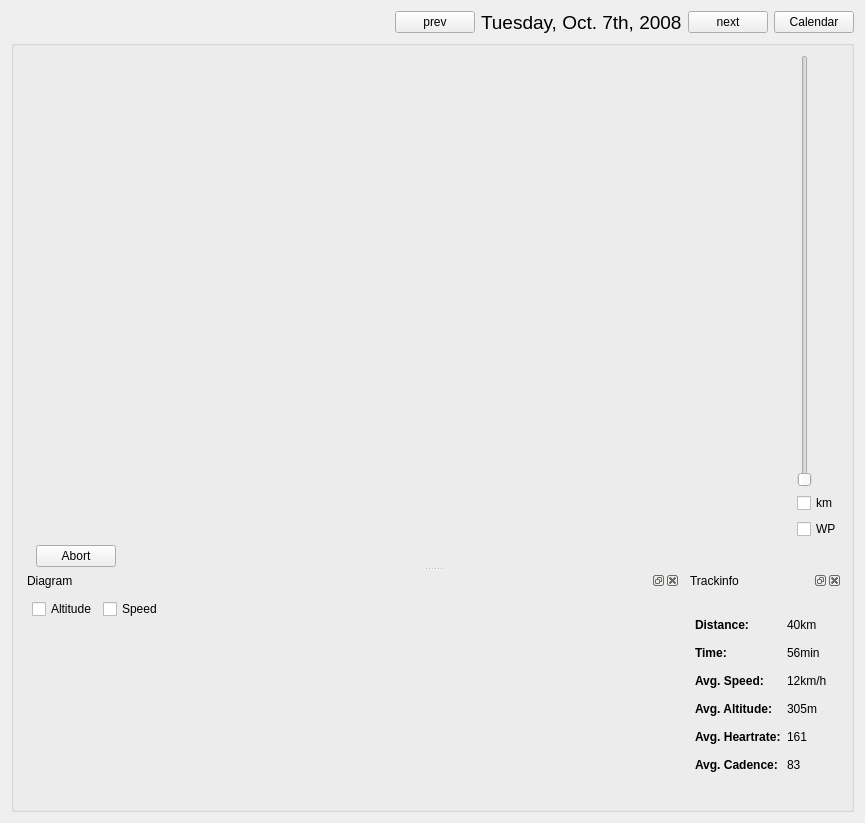
       <widget class="QWidget" name="layoutWidget" >
        <layout class="QVBoxLayout" name="verticalLayout_16" >
         <item>
          <layout class="QHBoxLayout" name="horizontalLayout_7" >
           <item>
            <spacer name="horizontalSpacer_9" >
             <property name="orientation" >
              <enum>Qt::Horizontal</enum>
             </property>
             <property name="sizeType" >
              <enum>QSizePolicy::Expanding</enum>
             </property>
             <property name="sizeHint" stdset="0" >
              <size>
               <width>48</width>
               <height>22</height>
              </size>
             </property>
            </spacer>
           </item>
           <item>
            <widget class="QLabel" name="headlineLable" >
             <property name="font" >
              <font>
               <pointsize>15</pointsize>
              </font>
             </property>
             <property name="text" >
              <string/>
             </property>
            </widget>
           </item>
           <item>
            <spacer name="horizontalSpacer_11" >
             <property name="orientation" >
              <enum>Qt::Horizontal</enum>
             </property>
             <property name="sizeType" >
              <enum>QSizePolicy::Expanding</enum>
             </property>
             <property name="sizeHint" stdset="0" >
              <size>
               <width>48</width>
               <height>22</height>
              </size>
             </property>
            </spacer>
           </item>
           <item>
            <widget class="QPushButton" name="mPrevDayButton" >
             <property name="text" >
              <string>prev</string>
             </property>
            </widget>
           </item>
           <item>
            <widget class="QLabel" name="mDateLabel" >
             <property name="font" >
              <font>
               <pointsize>14</pointsize>
              </font>
             </property>
             <property name="text" >
              <string>Tuesday, Oct. 7th, 2008</string>
             </property>
            </widget>
           </item>
           <item>
            <widget class="QPushButton" name="mNextDayButton" >
             <property name="text" >
              <string>next</string>
             </property>
            </widget>
           </item>
           <item>
            <widget class="QPushButton" name="mCalendarButton" >
             <property name="text" >
              <string>Calendar</string>
             </property>
            </widget>
           </item>
          </layout>
         </item>
         <item>
          <widget class="QGroupBox" name="groupBox" >
           <property name="sizePolicy" >
            <sizepolicy vsizetype="Expanding" hsizetype="Preferred" >
             <horstretch>0</horstretch>
             <verstretch>0</verstretch>
            </sizepolicy>
           </property>
           <property name="title" >
            <string/>
           </property>
           <layout class="QVBoxLayout" name="verticalLayout_15" >
            <item>
             <widget class="QSplitter" name="splitter" >
              <property name="orientation" >
               <enum>Qt::Vertical</enum>
              </property>
              <widget class="QWidget" name="layoutWidget" >
               <layout class="QVBoxLayout" name="verticalLayout_10" >
                <item>
                 <layout class="QVBoxLayout" name="verticalLayout_4" >
                  <item>
                   <layout class="QHBoxLayout" name="horizontalLayout_6" >
                    <item>
                     <layout class="QHBoxLayout" name="horizontalLayout_5" >
                      <item>
                       <spacer name="verticalSpacer_4" >
                        <property name="orientation" >
                         <enum>Qt::Vertical</enum>
                        </property>
                        <property name="sizeHint" stdset="0" >
                         <size>
                          <width>13</width>
                          <height>488</height>
                         </size>
                        </property>
                       </spacer>
                      </item>
                      <item>
                       <widget class="MapView" native="1" name="mapFrame" >
                        <property name="sizePolicy" >
                         <sizepolicy vsizetype="Expanding" hsizetype="Expanding" >
                          <horstretch>0</horstretch>
                          <verstretch>0</verstretch>
                         </sizepolicy>
                        </property>
                        <property name="minimumSize" >
                         <size>
                          <width>400</width>
                          <height>200</height>
                         </size>
                        </property>
                        <property name="lineWidth" stdset="0" >
                         <number>3</number>
                        </property>
                       </widget>
                      </item>
                     </layout>
                    </item>
                    <item>
                     <layout class="QVBoxLayout" name="verticalLayout_2" >
                      <item>
                       <widget class="QSlider" name="zoomSlider" >
                        <property name="minimum" >
                         <number>4</number>
                        </property>
                        <property name="maximum" >
                         <number>16</number>
                        </property>
                        <property name="pageStep" >
                         <number>1</number>
                        </property>
                        <property name="orientation" >
                         <enum>Qt::Vertical</enum>
                        </property>
                       </widget>
                      </item>
                      <item>
                       <layout class="QVBoxLayout" name="verticalLayout_3" >
                        <item>
                         <widget class="QCheckBox" name="checkBox" >
                          <property name="text" >
                           <string>km</string>
                          </property>
                         </widget>
                        </item>
                        <item>
                         <widget class="QCheckBox" name="checkBox_2" >
                          <property name="text" >
                           <string>WP</string>
                          </property>
                         </widget>
                        </item>
                       </layout>
                      </item>
                     </layout>
                    </item>
                   </layout>
                  </item>
                  <item>
                   <layout class="QHBoxLayout" name="horizontalLayout_4" >
                    <item>
                     <layout class="QHBoxLayout" name="horizontalLayout_3" >
                      <item>
                       <widget class="QLabel" name="loaderStatusLabel" >
                        <property name="text" >
                         <string/>
                        </property>
                       </widget>
                      </item>
                      <item>
                       <widget class="QPushButton" name="abortButton" >
                        <property name="text" >
                         <string>Abort</string>
                        </property>
                       </widget>
                      </item>
                     </layout>
                    </item>
                    <item>
                     <spacer name="horizontalSpacer_2" >
                      <property name="orientation" >
                       <enum>Qt::Horizontal</enum>
                      </property>
                      <property name="sizeHint" stdset="0" >
                       <size>
                        <width>378</width>
                        <height>20</height>
                       </size>
                      </property>
                     </spacer>
                    </item>
                   </layout>
                  </item>
                 </layout>
                </item>
                <item>
                 <spacer name="horizontalSpacer_8" >
                  <property name="orientation" >
                   <enum>Qt::Horizontal</enum>
                  </property>
                  <property name="sizeHint" stdset="0" >
                   <size>
                    <width>668</width>
                    <height>0</height>
                   </size>
                  </property>
                 </spacer>
                </item>
               </layout>
              </widget>
              <widget class="QWidget" name="layoutWidget" >
               <layout class="QHBoxLayout" name="horizontalLayout_12" >
                <item>
                 <widget class="QDockWidget" name="diagramDockWidget" >
                  <property name="windowTitle" >
                   <string>Diagram</string>
                  </property>
                  <widget class="QWidget" name="dockWidgetContents_2" >
                   <property name="geometry" >
                    <rect>
                     <x>4</x>
                     <y>22</y>
                     <width>367</width>
                     <height>205</height>
                    </rect>
                   </property>
                   <layout class="QVBoxLayout" name="verticalLayout_8" >
                    <item>
                     <layout class="QVBoxLayout" name="verticalLayout_7" >
                      <item>
                       <layout class="QHBoxLayout" name="horizontalLayout" >
                        <item>
                         <widget class="QCheckBox" name="altitudeCheckBox" >
                          <property name="text" >
                           <string>Altitude</string>
                          </property>
                         </widget>
                        </item>
                        <item>
                         <widget class="QCheckBox" name="speedCheckBox" >
                          <property name="text" >
                           <string>Speed</string>
                          </property>
                         </widget>
                        </item>
                        <item>
                         <spacer name="horizontalSpacer_7" >
                          <property name="orientation" >
                           <enum>Qt::Horizontal</enum>
                          </property>
                          <property name="sizeHint" stdset="0" >
                           <size>
                            <width>508</width>
                            <height>20</height>
                           </size>
                          </property>
                         </spacer>
                        </item>
                       </layout>
                      </item>
                      <item>
                       <widget class="QwtPlot" name="diagram" >
                        <property name="sizePolicy" >
                         <sizepolicy vsizetype="MinimumExpanding" hsizetype="MinimumExpanding" >
                          <horstretch>0</horstretch>
                          <verstretch>0</verstretch>
                         </sizepolicy>
                        </property>
                        <property name="minimumSize" >
                         <size>
                          <width>0</width>
                          <height>100</height>
                         </size>
                        </property>
                       </widget>
                      </item>
                     </layout>
                    </item>
                   </layout>
                  </widget>
                 </widget>
                </item>
                <item>
                 <widget class="QDockWidget" name="infoDockWidget" >
                  <property name="sizePolicy" >
                   <sizepolicy vsizetype="Preferred" hsizetype="Fixed" >
                    <horstretch>0</horstretch>
                    <verstretch>0</verstretch>
                   </sizepolicy>
                  </property>
                  <property name="maximumSize" >
                   <size>
                    <width>16777215</width>
                    <height>16777215</height>
                   </size>
                  </property>
                  <property name="features" >
                   <set>QDockWidget::AllDockWidgetFeatures</set>
                  </property>
                  <property name="windowTitle" >
                   <string>Trackinfo</string>
                  </property>
                  <widget class="QWidget" name="dockWidgetContents" >
                   <property name="geometry" >
                    <rect>
                     <x>4</x>
                     <y>22</y>
                     <width>148</width>
                     <height>205</height>
                    </rect>
                   </property>
                   <layout class="QVBoxLayout" name="verticalLayout_12" >
                    <item>
                     <layout class="QVBoxLayout" name="verticalLayout" >
                      <item>
                       <spacer name="verticalSpacer" >
                        <property name="orientation" >
                         <enum>Qt::Vertical</enum>
                        </property>
                        <property name="sizeType" >
                         <enum>QSizePolicy::Fixed</enum>
                        </property>
                        <property name="sizeHint" stdset="0" >
                         <size>
                          <width>138</width>
                          <height>15</height>
                         </size>
                        </property>
                       </spacer>
                      </item>
                      <item>
                       <layout class="QGridLayout" name="gridLayout" >
                        <item row="0" column="0" >
                         <widget class="QLabel" name="label_5" >
                          <property name="minimumSize" >
                           <size>
                            <width>0</width>
                            <height>22</height>
                           </size>
                          </property>
                          <property name="maximumSize" >
                           <size>
                            <width>16777215</width>
                            <height>22</height>
                           </size>
                          </property>
                          <property name="font" >
                           <font>
                            <weight>75</weight>
                            <bold>true</bold>
                           </font>
                          </property>
                          <property name="text" >
                           <string>Distance:</string>
                          </property>
                         </widget>
                        </item>
                        <item row="0" column="1" >
                         <widget class="QLabel" name="distanceLabel" >
                          <property name="minimumSize" >
                           <size>
                            <width>0</width>
                            <height>22</height>
                           </size>
                          </property>
                          <property name="maximumSize" >
                           <size>
                            <width>16777215</width>
                            <height>22</height>
                           </size>
                          </property>
                          <property name="text" >
                           <string>40km</string>
                          </property>
                         </widget>
                        </item>
                        <item row="1" column="0" >
                         <widget class="QLabel" name="label_7" >
                          <property name="minimumSize" >
                           <size>
                            <width>0</width>
                            <height>22</height>
                           </size>
                          </property>
                          <property name="maximumSize" >
                           <size>
                            <width>16777215</width>
                            <height>22</height>
                           </size>
                          </property>
                          <property name="font" >
                           <font>
                            <weight>75</weight>
                            <bold>true</bold>
                           </font>
                          </property>
                          <property name="text" >
                           <string>Time:</string>
                          </property>
                         </widget>
                        </item>
                        <item row="1" column="1" >
                         <widget class="QLabel" name="timeLabel" >
                          <property name="minimumSize" >
                           <size>
                            <width>0</width>
                            <height>22</height>
                           </size>
                          </property>
                          <property name="maximumSize" >
                           <size>
                            <width>16777215</width>
                            <height>22</height>
                           </size>
                          </property>
                          <property name="text" >
                           <string>56min</string>
                          </property>
                         </widget>
                        </item>
                        <item row="2" column="0" >
                         <widget class="QLabel" name="label_13" >
                          <property name="minimumSize" >
                           <size>
                            <width>0</width>
                            <height>22</height>
                           </size>
                          </property>
                          <property name="maximumSize" >
                           <size>
                            <width>16777215</width>
                            <height>22</height>
                           </size>
                          </property>
                          <property name="font" >
                           <font>
                            <weight>75</weight>
                            <bold>true</bold>
                           </font>
                          </property>
                          <property name="text" >
                           <string>Avg. Speed:</string>
                          </property>
                         </widget>
                        </item>
                        <item row="2" column="1" >
                         <widget class="QLabel" name="speedLabel" >
                          <property name="minimumSize" >
                           <size>
                            <width>0</width>
                            <height>22</height>
                           </size>
                          </property>
                          <property name="maximumSize" >
                           <size>
                            <width>16777215</width>
                            <height>22</height>
                           </size>
                          </property>
                          <property name="text" >
                           <string>12km/h</string>
                          </property>
                         </widget>
                        </item>
                        <item row="3" column="0" >
                         <widget class="QLabel" name="label_6" >
                          <property name="minimumSize" >
                           <size>
                            <width>0</width>
                            <height>22</height>
                           </size>
                          </property>
                          <property name="maximumSize" >
                           <size>
                            <width>16777215</width>
                            <height>22</height>
                           </size>
                          </property>
                          <property name="font" >
                           <font>
                            <weight>75</weight>
                            <bold>true</bold>
                           </font>
                          </property>
                          <property name="text" >
                           <string>Avg. Altitude:</string>
                          </property>
                         </widget>
                        </item>
                        <item row="3" column="1" >
                         <widget class="QLabel" name="altitudeLabel" >
                          <property name="minimumSize" >
                           <size>
                            <width>0</width>
                            <height>22</height>
                           </size>
                          </property>
                          <property name="maximumSize" >
                           <size>
                            <width>16777215</width>
                            <height>22</height>
                           </size>
                          </property>
                          <property name="text" >
                           <string>305m</string>
                          </property>
                         </widget>
                        </item>
                        <item row="4" column="0" >
                         <widget class="QLabel" name="label_15" >
                          <property name="minimumSize" >
                           <size>
                            <width>0</width>
                            <height>22</height>
                           </size>
                          </property>
                          <property name="maximumSize" >
                           <size>
                            <width>16777215</width>
                            <height>22</height>
                           </size>
                          </property>
                          <property name="font" >
                           <font>
                            <weight>75</weight>
                            <bold>true</bold>
                           </font>
                          </property>
                          <property name="text" >
                           <string>Avg. Heartrate:</string>
                          </property>
                         </widget>
                        </item>
                        <item row="4" column="1" >
                         <widget class="QLabel" name="heartrateLabel" >
                          <property name="minimumSize" >
                           <size>
                            <width>0</width>
                            <height>22</height>
                           </size>
                          </property>
                          <property name="maximumSize" >
                           <size>
                            <width>16777215</width>
                            <height>22</height>
                           </size>
                          </property>
                          <property name="text" >
                           <string>161</string>
                          </property>
                         </widget>
                        </item>
                        <item row="5" column="0" >
                         <widget class="QLabel" name="label_8" >
                          <property name="minimumSize" >
                           <size>
                            <width>0</width>
                            <height>22</height>
                           </size>
                          </property>
                          <property name="maximumSize" >
                           <size>
                            <width>16777215</width>
                            <height>22</height>
                           </size>
                          </property>
                          <property name="font" >
                           <font>
                            <weight>75</weight>
                            <bold>true</bold>
                           </font>
                          </property>
                          <property name="text" >
                           <string>Avg. Cadence:</string>
                          </property>
                         </widget>
                        </item>
                        <item row="5" column="1" >
                         <widget class="QLabel" name="cadenceLabel" >
                          <property name="minimumSize" >
                           <size>
                            <width>0</width>
                            <height>22</height>
                           </size>
                          </property>
                          <property name="maximumSize" >
                           <size>
                            <width>16777215</width>
                            <height>22</height>
                           </size>
                          </property>
                          <property name="text" >
                           <string>83</string>
                          </property>
                         </widget>
                        </item>
                       </layout>
                      </item>
                      <item>
                       <spacer name="verticalSpacer_2" >
                        <property name="orientation" >
                         <enum>Qt::Vertical</enum>
                        </property>
                        <property name="sizeType" >
                         <enum>QSizePolicy::Fixed</enum>
                        </property>
                        <property name="sizeHint" stdset="0" >
                         <size>
                          <width>128</width>
                          <height>15</height>
                         </size>
                        </property>
                       </spacer>
                      </item>
                     </layout>
                    </item>
                   </layout>
                  </widget>
                 </widget>
                </item>
               </layout>
              </widget>
             </widget>
            </item>
           </layout>
          </widget>
         </item>
        </layout>
       </widget>
